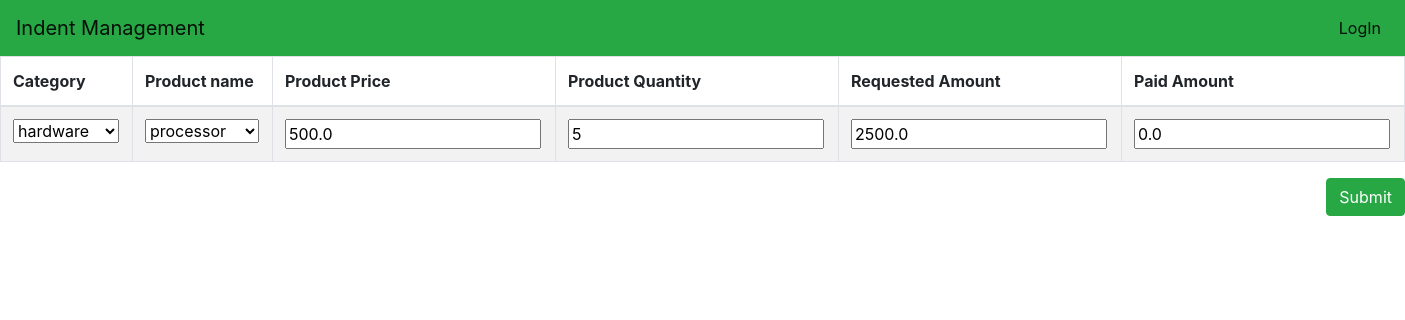
The app's page /update/59 with its own data.
### indentapp/models.py (models this page shows, shortened)
class Indent(models.Model):
    user = models.ForeignKey(Profile, on_delete=models.CASCADE)
    category = models.ForeignKey(Category, on_delete=models.CASCADE)
    product = models.ForeignKey(Product, on_delete=models.CASCADE)
    product_price = models.FloatField(blank=True)
    product_quantity = models.IntegerField(null=True)
    requested_amount = models.FloatField(null=False, blank=True, default=0)
    paid_amount = models.FloatField(null=True, default=0)
    balance = models.FloatField(null=True, default=0)

### indentapp/views.py (the view)
# urls.py: path('update/<int:id>', views.updateVoucher, name="update"),
def updateVoucher(request, id, false=None):
    indent = get_object_or_404(Indent, pk=id)
    form = ProductVoucherForm(request.POST or None, instance=indent)
    if form.is_valid():
        indent = form.save(commit=false)
        indent.save()
        return redirect('voucher')
    else:
        context = {
            'form': form
        }
    return render(request, 'update_voucher.html', context)

### indentapp/forms.py
class ProductVoucherForm(forms.ModelForm):
    requested_amount = forms.FloatField(required=False)
    paid_amount = forms.FloatField(required=False)
    balance = forms.FloatField(required=False)
    class Meta:
        model = Indent
        fields = ['user', 'category', 'product', 'product_price', 'product_quantity', 'requested_amount', 'paid_amount',
                  'balance']

### indentapp/models.py (called while the page is built)
    def __str__(self):
        return self.category_name

    def __str__(self):
        return self.product_name

### templates/update_voucher.html (shortened to what this page needs)
{% extends 'index.html' %}
{% block content %}
<head>
    <link rel="stylesheet" href="https://stackpath.bootstrapcdn.com/bootstrap/4.2.1/css/bootstrap.min.css"
>
    <link rel="stylesheet" href="https://use.fontawesome.com/releases/v5.6.3/css/all.css"
>
    <link rel="stylesheet" href="https://unpkg.com/bootstrap-table@1.15.4/dist/bootstrap-table.min.css">
</head>
<form action="" method="POST">
    <table id="my_table_1" class="table table-bordered table-striped" data-toggle="table" data-sort-stable="true">
        <thead>
        <tr>
            <th>Category</th>
            <th>Product name</th>
            <th>Product Price</th>
            <th>Product Quantity</th>
            <th>Requested Amount</th>
            <th>Paid Amount</th>
        </tr>
        </thead>
        <tbody>
        <tr>
            <td>{{ form.category }}</td>
            <td>{{ form.product }}</td>
            <td>{{ form.product_price }}</td>
            <td>{{ form.product_quantity }}</td>
            <td>{{ form.requested_amount }}</td>
            <td>{{ form.paid_amount }}</td>
        </tr>
        </tbody>
    </table>
    <button type="submit" class="btn btn-success" style="float:right">Submit</button>
</form>
{% endblock content %}

### records on screen
Indent: category "hardware", product "processor", product_price "500.0", product_quantity "5", requested_amount "2500.0", paid_amount "0.0"
